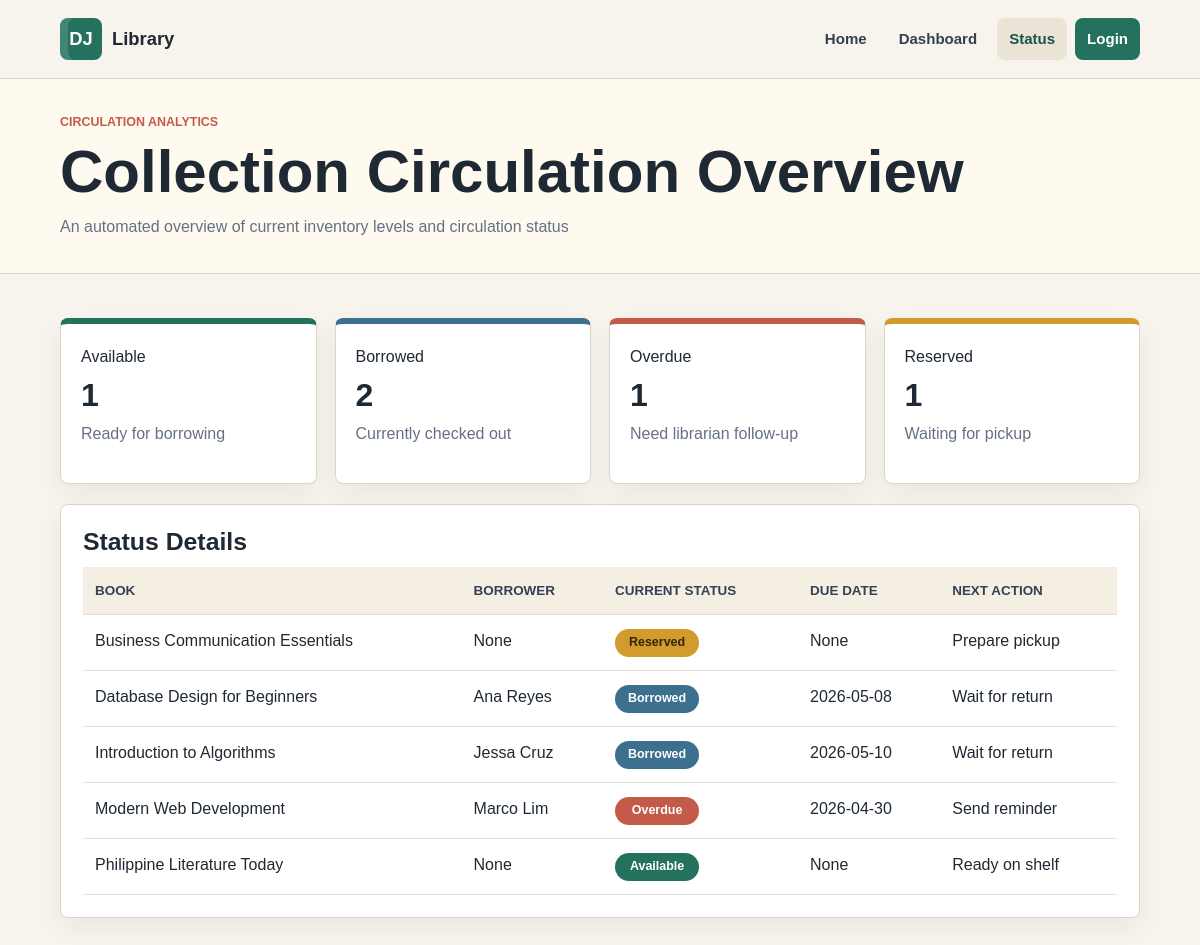
The page /php/status.php on the database its author committed.
### tables this page shows
CREATE TABLE books (
  book_id INT AUTO_INCREMENT PRIMARY KEY,
  accession_number VARCHAR(50) NOT NULL UNIQUE,
  isbn VARCHAR(50),
  title VARCHAR(200) NOT NULL,
  author VARCHAR(150) NOT NULL,
  publisher VARCHAR(150),
  category_id INT,
  shelf_location VARCHAR(50),
  copies INT NOT NULL DEFAULT 1,
  status VARCHAR(50) NOT NULL DEFAULT 'Available',
  remarks TEXT,
  created_at TIMESTAMP DEFAULT CURRENT_TIMESTAMP,
  FOREIGN KEY (category_id) REFERENCES book_categories(category_id)
);

CREATE TABLE borrow_transactions (
  transaction_id INT AUTO_INCREMENT PRIMARY KEY,
  borrower_id INT NOT NULL,
  book_id INT NOT NULL,
  date_borrowed DATE NOT NULL,
  due_date DATE NOT NULL,
  date_returned DATE,
  transaction_status VARCHAR(50) NOT NULL DEFAULT 'Borrowed',
  FOREIGN KEY (borrower_id) REFERENCES borrowers(borrower_id),
  FOREIGN KEY (book_id) REFERENCES books(book_id)
);

CREATE TABLE borrowers (
  borrower_id INT AUTO_INCREMENT PRIMARY KEY,
  borrower_code VARCHAR(50) NOT NULL UNIQUE,
  full_name VARCHAR(150) NOT NULL,
  course_department VARCHAR(100) NOT NULL,
  email VARCHAR(150) NOT NULL UNIQUE,
  contact_number VARCHAR(30),
  account_status VARCHAR(50) NOT NULL DEFAULT 'Active',
  created_at TIMESTAMP DEFAULT CURRENT_TIMESTAMP
);

### php/status.php (the view, shortened to what this page needs)
<?php
include 'db_connect.php';
include 'auth.php';
$available = $conn->query("SELECT COUNT(*) AS total FROM books WHERE status = 'Available'")->fetch_assoc()['total'];
$borrowed = $conn->query("SELECT COUNT(*) AS total FROM books WHERE status = 'Borrowed'")->fetch_assoc()['total'];
$overdue = $conn->query("SELECT COUNT(*) AS total FROM books WHERE status = 'Overdue'")->fetch_assoc()['total'];
$reserved = $conn->query("SELECT COUNT(*) AS total FROM books WHERE status = 'Reserved'")->fetch_assoc()['total'];
$records = $conn->query("SELECT books.title, books.status, borrowers.full_name, borrow_transactions.due_date, borrow_transactions.transaction_status
                         FROM books
                         LEFT JOIN borrow_transactions ON books.book_id = borrow_transactions.book_id AND borrow_transactions.date_returned IS NULL
                         LEFT JOIN borrowers ON borrow_transactions.borrower_id = borrowers.borrower_id
                         ORDER BY books.title");
?>
<!DOCTYPE html>
<html lang="en">
<head>
  <link rel="stylesheet" href="../css/styles.css">
</head>
<body>
  <header class="site-header">
    <a class="brand" href="dashboard.php"><span class="brand-mark">DJ</span><span>Library</span></a>
    <nav class="nav-links">
    </nav>
  </header>
  <main>
    <section class="page-hero">
      <p class="eyebrow">Circulation Analytics</p>
      <h1>Collection Circulation Overview</h1>
      <p class="page-subtitle">An automated overview of current inventory levels and circulation status</p>
    </section>
    <section class="page-shell">
      <div class="status-grid">
        <article class="status-card"><span>Available</span><strong><?php echo $available; ?></strong><p>Ready for borrowing</p></article>
        <article class="status-card"><span>Borrowed</span><strong><?php echo $borrowed; ?></strong><p>Currently checked out</p></article>
        <article class="status-card"><span>Overdue</span><strong><?php echo $overdue; ?></strong><p>Need librarian follow-up</p></article>
        <article class="status-card"><span>Reserved</span><strong><?php echo $reserved; ?></strong><p>Waiting for pickup</p></article>
      </div>
      <section class="table-panel">
        <h2>Status Details</h2>
        <table>
          <thead>
            <tr>
              <th>Book</th>
              <th>Borrower</th>
              <th>Current Status</th>
              <th>Due Date</th>
              <th>Next Action</th>
            </tr>
          </thead>
          <tbody>
            <?php if ($records && $records->num_rows > 0): ?>
              <?php while ($row = $records->fetch_assoc()): ?>
                <?php
                  $status_class = strtolower($row['status']);
                  $next_action = 'Ready on shelf';
                  if ($row['status'] == 'Borrowed') {
                      $next_action = 'Wait for return';
                  } elseif ($row['status'] == 'Overdue') {
                      $next_action = 'Send reminder';
                  } elseif ($row['status'] == 'Reserved') {
                      $next_action = 'Prepare pickup';
                  }
                ?>
                <tr>
                  <td><?php echo htmlspecialchars($row['title']); ?></td>
                  <td><?php echo htmlspecialchars($row['full_name'] ? $row['full_name'] : 'None'); ?></td>
                  <td><span class="pill <?php echo htmlspecialchars($status_class); ?>"><?php echo htmlspecialchars($row['status']); ?></span></td>
                  <td><?php echo htmlspecialchars($row['due_date'] ? $row['due_date'] : 'None'); ?></td>
                  <td><?php echo htmlspecialchars($next_action); ?></td>
                </tr>
              <?php endwhile; ?>
            <?php else: ?>
              <tr><td colspan="5">No status records found.</td></tr>
            <?php endif; ?>
          </tbody>
        </table>
      </section>
    </section>
  </main>
</body>
</html>

### css/styles.css (style rules this page uses)
:root { --ink: #1f2933; --muted: #667085; --paper: #f7f4ed; --panel: #ffffff; --line: #ddd6c8; --green: #24715e; --green-dark: #145647; --coral: #c45b4a; --gold: #d29b2e; --blue: #3d6f8f; --shadow: 0 18px 40px rgba(31, 41, 51, 0.12); }
* { box-sizing: border-box; }
body { margin: 0; font-family: Arial, Helvetica, sans-serif; background: var(--paper); color: var(--ink); line-height: 1.6; }
a { color: inherit; text-decoration: none; }
.site-header { position: sticky; top: 0; z-index: 10; display: flex; align-items: center; justify-content: space-between; gap: 24px; padding: 18px 5vw; background: rgba(247, 244, 237, 0.94); border-bottom: 1px solid var(--line); backdrop-filter: blur(12px); }
.brand { display: inline-flex; align-items: center; gap: 10px; font-weight: 800; font-size: 1.15rem; }
.brand-mark { display: grid; place-items: center; width: 42px; height: 42px; color: white; background: var(--green); border-radius: 8px; box-shadow: inset 8px 0 0 rgba(255, 255, 255, 0.14); }
.nav-links { display: flex; align-items: center; flex-wrap: wrap; justify-content: flex-end; gap: 8px; }
.eyebrow { margin: 0 0 10px; color: var(--coral); font-size: 0.78rem; font-weight: 900; letter-spacing: 0; text-transform: uppercase; }
h1, h2, h3, p { margin-top: 0; }
h1 { margin-bottom: 18px; font-size: clamp(2.6rem, 7vw, 5.4rem); line-height: 0.98; }
h2 { margin-bottom: 10px; font-size: 1.55rem; line-height: 1.2; }
.feature-band, .stats-grid, .record-grid, .status-grid, .form-grid { display: grid; gap: 18px; }
.feature-band article, .stat-card, .record-card, .status-card, .form-panel, .table-panel, .profile-panel, .activity-panel { background: var(--panel); border: 1px solid var(--line); border-radius: 8px; box-shadow: 0 10px 24px rgba(31, 41, 51, 0.06); }
.feature-band p, .flow-list, .page-subtitle, .table-panel p, .record-card p, .status-card p, .muted { color: var(--muted); }
.flow-section, .page-shell { padding: 44px 5vw 56px; }
.page-hero { padding: 34px 5vw; background: #fffaf0; border-bottom: 1px solid var(--line); }
.page-hero h1 { max-width: 960px; margin-bottom: 12px; font-size: clamp(2.1rem, 5vw, 3.8rem); }
.page-subtitle { max-width: 760px; margin-bottom: 0; }
.table-panel, .activity-panel, .profile-panel { padding: 22px; overflow-x: auto; }
table { width: 100%; min-width: 680px; border-collapse: collapse; }
th, td { padding: 13px 12px; text-align: left; border-bottom: 1px solid #e8e0d2; vertical-align: top; }
th { color: #344054; background: #f5efe3; font-size: 0.84rem; text-transform: uppercase; }
.pill { display: inline-flex; align-items: center; justify-content: center; min-width: 84px; padding: 4px 9px; color: white; border-radius: 999px; font-size: 0.78rem; font-weight: 900; }
.available { background: var(--green); }
.borrowed { background: var(--blue); }
.overdue { background: var(--coral); }
.reserved { background: var(--gold); color: #352508; }
.status-grid { grid-template-columns: repeat(4, minmax(0, 1fr)); margin-bottom: 20px; }
.status-card { padding: 20px; border-top: 6px solid var(--green); }
.status-card:nth-child(2) { border-top-color: var(--blue); }
.status-card:nth-child(3) { border-top-color: var(--coral); }
.status-card:nth-child(4) { border-top-color: var(--gold); }
.status-card strong { display: block; font-size: 2rem; }

### rows shown on the page
books: title "Business Communication Essentials", full_name "None", status "Reserved", due_date "None", status "Prepare pickup"
borrow_transactions: book.title "Database Design for Beginners", borrower.full_name "Ana Reyes", book.status "Borrowed", due_date "2026-05-08", book.status "Wait for return"
borrow_transactions: book.title "Introduction to Algorithms", borrower.full_name "Jessa Cruz", book.status "Borrowed", due_date "2026-05-10", book.status "Wait for return"
borrow_transactions: book.title "Modern Web Development", borrower.full_name "Marco Lim", book.status "Overdue", due_date "2026-04-30", book.status "Send reminder"
books: title "Philippine Literature Today", full_name "None", status "Available", due_date "None", next_action "Ready on shelf"

### other values the page prints
$available "1"
$borrowed "2"
$overdue "1"
$reserved "1"
